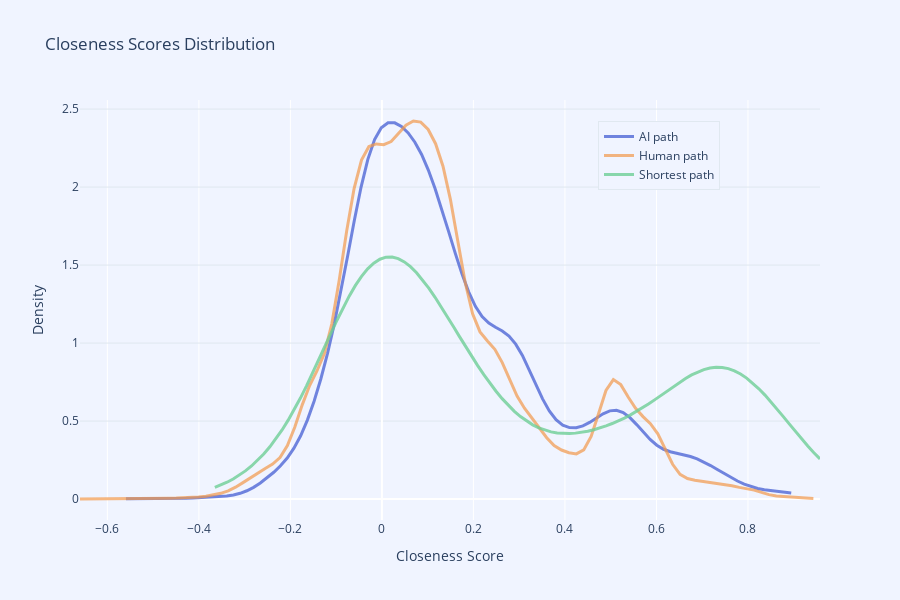

The notebook cell this image was saved under:
### Code cell
import plotly.graph_objects as go
import numpy as np
from scipy.stats import gaussian_kde

# Function to clean and calculate KDE for smooth curves
def calculate_kde(data, points=100):
    # Clean data: remove NaN and infinite values
    clean_data = np.array(data)
    clean_data = clean_data[~np.isnan(clean_data)]  # Remove NaNs
    clean_data = clean_data[np.isfinite(clean_data)]  # Remove infinities
    
    if len(clean_data) == 0:
        raise ValueError("No valid data points available after cleaning.")
    
    kde = gaussian_kde(clean_data)
    x_range = np.linspace(min(clean_data), max(clean_data), points)
    y_range = kde(x_range)
    return x_range, y_range

# Clean data and calculate KDE
ai_x, ai_y = calculate_kde(ai_scores)
human_x, human_y = calculate_kde(human_scores)
optimal_x, optimal_y = calculate_kde(optimal_scores)

# Create smooth density plots
fig = go.Figure()

fig.add_trace(go.Scatter(
    x=ai_x, y=ai_y,
    mode='lines',
    name='AI path',
    line=dict(color=PRIMARY_BLUE, width=3),
    hovertemplate="AI path: %{y:.3f}<extra></extra>"  # Round to 3 decimal places
))

fig.add_trace(go.Scatter(
    x=human_x, y=human_y,
    mode='lines',
    name='Human path',
    line=dict(color=SOFT_ORANGE, width=3),
    hovertemplate="Human path: %{y:.3f}<extra></extra>"  # Round to 3 decimal places
))

fig.add_trace(go.Scatter(
    x=optimal_x, y=optimal_y,
    mode='lines',
    name='Shortest path',
    line=dict(color=LIGHT_GREEN, width=3),
    hovertemplate="Shortest path: %{y:.3f}<extra></extra>"  # Round to 3 decimal places
))

# Update layout for aesthetics and fixed size
fig.update_layout(
    title="Closeness Scores Distribution",
    xaxis_title="Closeness Score",
    yaxis_title="Density",
    plot_bgcolor=BACKGROUND,
    paper_bgcolor=BACKGROUND,
    legend=dict(
        x=0.7, y=0.95,
        bgcolor=BACKGROUND,
        bordercolor=LIGHT_GRAY,
        borderwidth=1
    ),
    font=dict(size=12),
    width=900,   # Fixed width
    height=600   # Fixed height
)

# Hide x-axis grid and ticks if needed
# fig.update_xaxes(showticklabels=False, showgrid=False)

# Update grid line styles for y-axis
fig.update_yaxes(showgrid=True, gridcolor=LIGHT_GRAY)

# Show the plot
fig.show()
